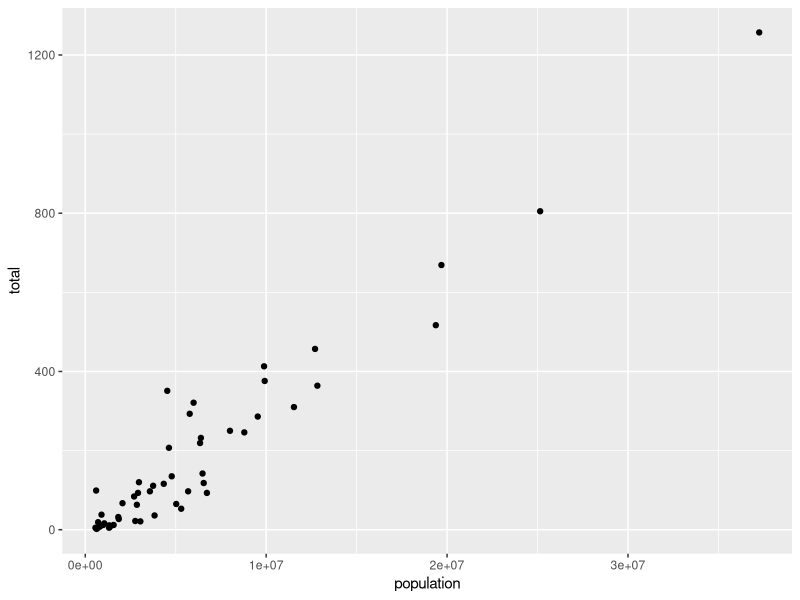
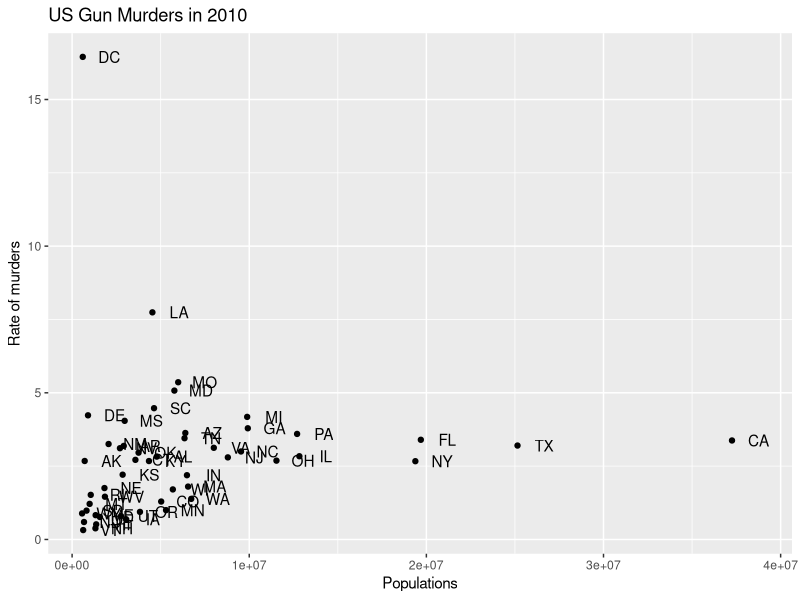
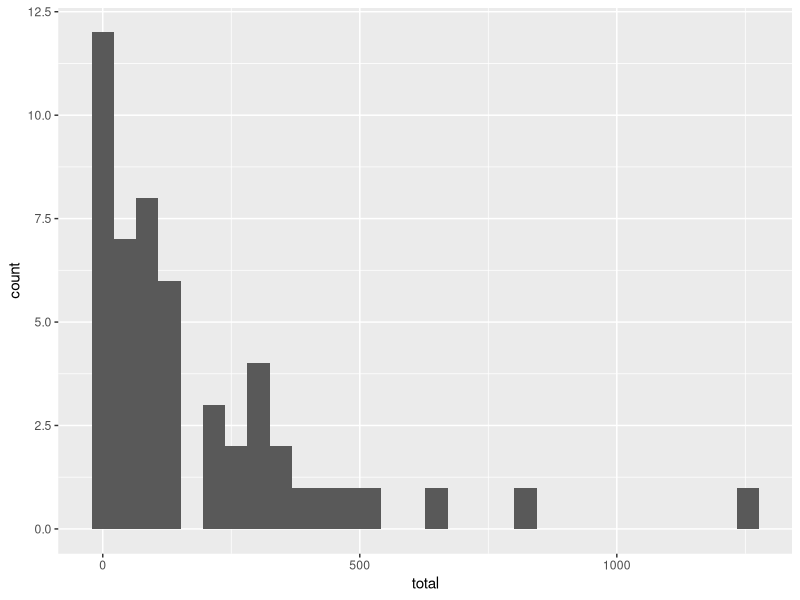
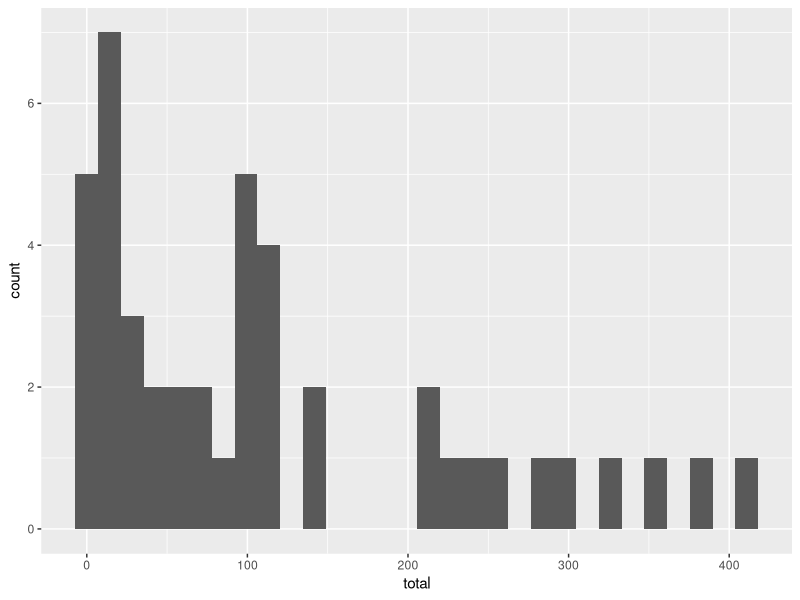

R code for these plots, in order:
library(dslabs)
library(tidyverse)
data("murders")
head(murders)

### Part 1: Statistics
murders <- mutate(murders, rate = total / population * 100000)
head(murders)
murders %>% summary()
murders %>% filter(region=='West') %>% summarize(mean(rate))
murders %>% filter(region=='West'|region=='South') %>% summarize(mean(rate))
murders %>% filter(population > median(population)) %>% summarize(mean(rate))
max(murders$rate)
sd(murders$rate)

# determine which state has the highest murder rate
which.max(murders$rate)
murders[which.max(murders$rate),1]

# if you aren't filtering, there is a simple base R way to get a statistic:
mean(murders$population)

# tidyverse method:
murders %>% pull(population) %>% mean()
murders %>% filter(region=='West') %>% pull(population) %>% mean()

# Suggested exercises: http://rafalab.dfci.harvard.edu/dsbook/tidyverse.html#exercises-11


#### Part 2: Visualization
# make scatterplots
murders %>% ggplot() + 
  geom_point(aes(x = population, y = total))
p <- murders %>% ggplot() + 
  geom_point(aes(x = population, y = rate))

# add in state labels (abb)
p2 <- p + geom_text(aes(population, rate, label = abb), nudge_x = 1500000)

# add in axes and plot labels
p2+xlab("Populations") + 
  ylab("Rate of murders") +
  ggtitle("US Gun Murders in 2010")


#do histograms of total murders
murders %>% ggplot() + 
  geom_histogram(aes(x = total))
#do only low population states (less than 10 million)
murders %>% filter(population < 1e7)%>% ggplot() + 
  geom_histogram(aes(x = total))

# Your turn: play with height
data("heights")
head(heights)
# use head() to see what is in this dataframe.
# make histogram for height. 

# Try separate histograms
# males and females. 

# Do some statistics to see means, standard deviations, etc.
# for total, males only, and females only. 
